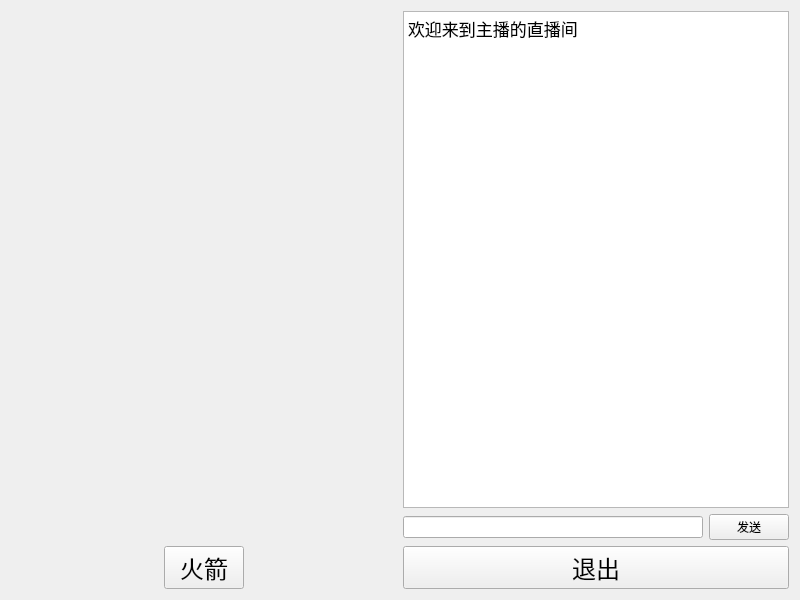
<?xml version="1.0" encoding="UTF-8"?>
<ui version="4.0">
 <class>W3</class>
 <widget class="QWidget" name="W3">
  <property name="geometry">
   <rect>
    <x>0</x>
    <y>0</y>
    <width>800</width>
    <height>600</height>
   </rect>
  </property>
  <property name="windowTitle">
   <string>Form</string>
  </property>
  <layout class="QGridLayout" name="gridLayout_2">
   <item row="0" column="0">
    <layout class="QGridLayout" name="gridLayout">
     <item row="0" column="0">
      <layout class="QVBoxLayout" name="layouto">
       <property name="sizeConstraint">
        <enum>QLayout::SetFixedSize</enum>
       </property>
      </layout>
     </item>
     <item row="0" column="1">
      <layout class="QVBoxLayout" name="verticalLayout">
       <item>
        <widget class="QTextBrowser" name="msg_tb">
         <property name="sizePolicy">
          <sizepolicy hsizetype="Minimum" vsizetype="Expanding">
           <horstretch>100</horstretch>
           <verstretch>0</verstretch>
          </sizepolicy>
         </property>
         <property name="html">
          <string>&lt;!DOCTYPE HTML PUBLIC &quot;-//W3C//DTD HTML 4.0//EN&quot; &quot;http://www.w3.org/TR/REC-html40/strict.dtd&quot;&gt;
&lt;html&gt;&lt;head&gt;&lt;meta name=&quot;qrichtext&quot; content=&quot;1&quot; /&gt;&lt;style type=&quot;text/css&quot;&gt;
p, li { white-space: pre-wrap; }
&lt;/style&gt;&lt;/head&gt;&lt;body style=&quot; font-family:'.AppleSystemUIFont'; font-size:13pt; font-weight:400; font-style:normal;&quot;&gt;
&lt;p style=&quot; margin-top:0px; margin-bottom:0px; margin-left:0px; margin-right:0px; -qt-block-indent:0; text-indent:0px;&quot;&gt;&lt;span style=&quot; font-family:'.AppleSystemUIFont';&quot;&gt;欢迎来到主播的直播间&lt;/span&gt;&lt;/p&gt;&lt;/body&gt;&lt;/html&gt;</string>
         </property>
        </widget>
       </item>
       <item>
        <layout class="QHBoxLayout" name="horizontalLayout">
         <item>
          <widget class="QLineEdit" name="msg_le"/>
         </item>
         <item>
          <widget class="QPushButton" name="send_pb">
           <property name="text">
            <string>发送</string>
           </property>
          </widget>
         </item>
        </layout>
       </item>
      </layout>
     </item>
     <item row="1" column="0">
      <layout class="QHBoxLayout" name="horizontalLayout_2">
       <property name="sizeConstraint">
        <enum>QLayout::SetFixedSize</enum>
       </property>
       <item>
        <spacer name="horizontalSpacer">
         <property name="orientation">
          <enum>Qt::Horizontal</enum>
         </property>
         <property name="sizeHint" stdset="0">
          <size>
           <width>40</width>
           <height>20</height>
          </size>
         </property>
        </spacer>
       </item>
       <item>
        <widget class="QPushButton" name="rocket_pb">
         <property name="sizePolicy">
          <sizepolicy hsizetype="Minimum" vsizetype="Minimum">
           <horstretch>0</horstretch>
           <verstretch>30</verstretch>
          </sizepolicy>
         </property>
         <property name="font">
          <font>
           <pointsize>18</pointsize>
          </font>
         </property>
         <property name="text">
          <string>火箭</string>
         </property>
        </widget>
       </item>
       <item>
        <spacer name="horizontalSpacer_2">
         <property name="orientation">
          <enum>Qt::Horizontal</enum>
         </property>
         <property name="sizeHint" stdset="0">
          <size>
           <width>40</width>
           <height>20</height>
          </size>
         </property>
        </spacer>
       </item>
      </layout>
     </item>
     <item row="1" column="1">
      <widget class="QPushButton" name="quit_pb">
       <property name="sizePolicy">
        <sizepolicy hsizetype="Minimum" vsizetype="Minimum">
         <horstretch>0</horstretch>
         <verstretch>0</verstretch>
        </sizepolicy>
       </property>
       <property name="font">
        <font>
         <pointsize>18</pointsize>
        </font>
       </property>
       <property name="text">
        <string>退出</string>
       </property>
      </widget>
     </item>
    </layout>
   </item>
  </layout>
 </widget>
 <resources/>
 <connections/>
</ui>
